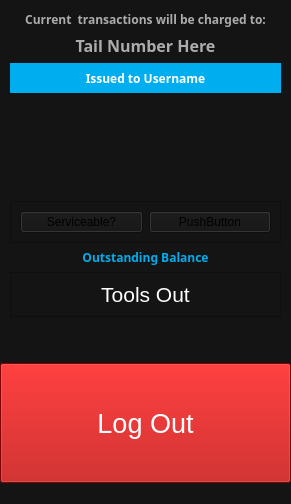
       <widget class="QFrame" name="Statuspanel">
        <property name="sizePolicy">
         <sizepolicy hsizetype="Fixed" vsizetype="Preferred">
          <horstretch>0</horstretch>
          <verstretch>0</verstretch>
         </sizepolicy>
        </property>
        <property name="minimumSize">
         <size>
          <width>291</width>
          <height>0</height>
         </size>
        </property>
        <property name="maximumSize">
         <size>
          <width>291</width>
          <height>16777215</height>
         </size>
        </property>
        <property name="styleSheet">
         <string notr="true">background-color: rgb(20, 20, 20);</string>
        </property>
        <property name="frameShape">
         <enum>QFrame::NoFrame</enum>
        </property>
        <property name="frameShadow">
         <enum>QFrame::Plain</enum>
        </property>
        <layout class="QGridLayout" name="gridLayout_7">
         <property name="leftMargin">
          <number>0</number>
         </property>
         <property name="rightMargin">
          <number>0</number>
         </property>
         <item row="2" column="0">
          <widget class="QPushButton" name="logoutButton">
           <property name="minimumSize">
            <size>
             <width>0</width>
             <height>120</height>
            </size>
           </property>
           <property name="styleSheet">
            <string notr="true">background-color: rgb(180, 0, 0);
color: rgb(255, 255, 255);
font: 20pt;
padding: 10;</string>
           </property>
           <property name="text">
            <string>Log Out</string>
           </property>
          </widget>
         </item>
         <item row="0" column="0">
          <layout class="QVBoxLayout" name="verticalLayout_4">
           <property name="leftMargin">
            <number>10</number>
           </property>
           <property name="rightMargin">
            <number>10</number>
           </property>
           <item>
            <widget class="QLabel" name="label_15">
             <property name="font">
              <font>
               <family>Century Gothic</family>
               <weight>75</weight>
               <bold>true</bold>
              </font>
             </property>
             <property name="styleSheet">
              <string notr="true">color: rgb(172, 172, 172);</string>
             </property>
             <property name="text">
              <string>Current  transactions will be charged to:</string>
             </property>
             <property name="alignment">
              <set>Qt::AlignCenter</set>
             </property>
            </widget>
           </item>
           <item>
            <widget class="QLabel" name="lblTailNumber">
             <property name="font">
              <font>
               <family>Century Gothic</family>
               <pointsize>12</pointsize>
               <weight>75</weight>
               <bold>true</bold>
              </font>
             </property>
             <property name="styleSheet">
              <string notr="true">color: rgb(172, 172, 172);</string>
             </property>
             <property name="text">
              <string>Tail Number Here</string>
             </property>
             <property name="alignment">
              <set>Qt::AlignCenter</set>
             </property>
            </widget>
           </item>
           <item>
            <widget class="QLabel" name="lablUsername">
             <property name="sizePolicy">
              <sizepolicy hsizetype="Preferred" vsizetype="Fixed">
               <horstretch>0</horstretch>
               <verstretch>0</verstretch>
              </sizepolicy>
             </property>
             <property name="minimumSize">
              <size>
               <width>0</width>
               <height>30</height>
              </size>
             </property>
             <property name="maximumSize">
              <size>
               <width>16777215</width>
               <height>30</height>
              </size>
             </property>
             <property name="font">
              <font>
               <family>Century Gothic</family>
               <pointsize>9</pointsize>
               <weight>75</weight>
               <bold>true</bold>
              </font>
             </property>
             <property name="styleSheet">
              <string notr="true">background-color: rgb(0, 174, 239);
color: rgb(255, 255, 255);</string>
             </property>
             <property name="text">
              <string>Issued to Username</string>
             </property>
             <property name="alignment">
              <set>Qt::AlignCenter</set>
             </property>
            </widget>
           </item>
           <item>
            <widget class="QFrame" name="ToolDetailFrame">
             <property name="sizePolicy">
              <sizepolicy hsizetype="Preferred" vsizetype="Fixed">
               <horstretch>0</horstretch>
               <verstretch>0</verstretch>
              </sizepolicy>
             </property>
             <property name="minimumSize">
              <size>
               <width>0</width>
               <height>96</height>
              </size>
             </property>
             <property name="maximumSize">
              <size>
               <width>16777215</width>
               <height>96</height>
              </size>
             </property>
             <property name="frameShape">
              <enum>QFrame::NoFrame</enum>
             </property>
             <property name="frameShadow">
              <enum>QFrame::Plain</enum>
             </property>
            </widget>
           </item>
           <item>
            <widget class="QFrame" name="ToolChangeFrame">
             <property name="frameShape">
              <enum>QFrame::StyledPanel</enum>
             </property>
             <property name="frameShadow">
              <enum>QFrame::Raised</enum>
             </property>
             <layout class="QHBoxLayout" name="horizontalLayout_6">
              <item>
               <widget class="QPushButton" name="serviceableBtn">
                <property name="text">
                 <string>Serviceable?</string>
                </property>
               </widget>
              </item>
              <item>
               <widget class="QPushButton" name="spareBtn">
                <property name="text">
                 <string>PushButton</string>
                </property>
               </widget>
              </item>
             </layout>
            </widget>
           </item>
           <item>
            <widget class="QLabel" name="label_35">
             <property name="font">
              <font>
               <family>Century Gothic</family>
               <pointsize>9</pointsize>
               <weight>75</weight>
               <bold>true</bold>
              </font>
             </property>
             <property name="styleSheet">
              <string notr="true">color: rgb(0, 174, 239);</string>
             </property>
             <property name="text">
              <string>Outstanding Balance</string>
             </property>
             <property name="alignment">
              <set>Qt::AlignCenter</set>
             </property>
            </widget>
           </item>
           <item>
            <widget class="QFrame" name="UserBalanceFrame">
             <property name="sizePolicy">
              <sizepolicy hsizetype="Preferred" vsizetype="Fixed">
               <horstretch>0</horstretch>
               <verstretch>0</verstretch>
              </sizepolicy>
             </property>
             <property name="minimumSize">
              <size>
               <width>0</width>
               <height>0</height>
              </size>
             </property>
             <property name="maximumSize">
              <size>
               <width>16777215</width>
               <height>197</height>
              </size>
             </property>
             <property name="frameShape">
              <enum>QFrame::StyledPanel</enum>
             </property>
             <property name="frameShadow">
              <enum>QFrame::Raised</enum>
             </property>
             <layout class="QVBoxLayout" name="verticalLayout_11">
              <item>
               <widget class="QLabel" name="userToolsOutLbl">
                <property name="styleSheet">
                 <string notr="true">font: 16pt;
color: rgb(255, 255, 255);</string>
                </property>
                <property name="text">
                 <string>Tools Out</string>
                </property>
                <property name="alignment">
                 <set>Qt::AlignCenter</set>
                </property>
               </widget>
              </item>
             </layout>
            </widget>
           </item>
          </layout>
         </item>
         <item row="3" column="0">
          <spacer name="verticalSpacer">
           <property name="orientation">
            <enum>Qt::Vertical</enum>
           </property>
           <property name="sizeType">
            <enum>QSizePolicy::Fixed</enum>
           </property>
           <property name="sizeHint" stdset="0">
            <size>
             <width>20</width>
             <height>10</height>
            </size>
           </property>
          </spacer>
         </item>
         <item row="1" column="0">
          <spacer name="verticalSpacer_5">
           <property name="orientation">
            <enum>Qt::Vertical</enum>
           </property>
           <property name="sizeHint" stdset="0">
            <size>
             <width>20</width>
             <height>40</height>
            </size>
           </property>
          </spacer>
         </item>
        </layout>
       </widget>
